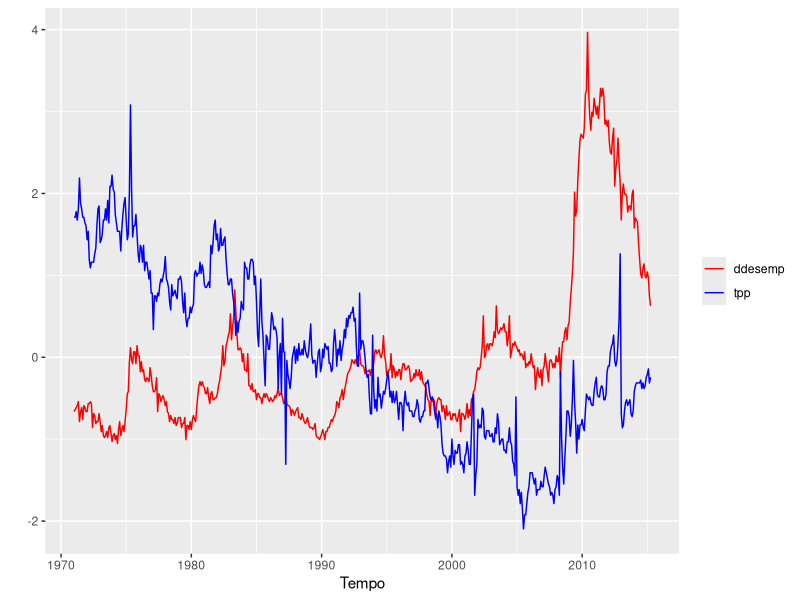

Reproduce this figure in R.
#!/bin/env Rscript

# Libraries
library("readxl")
library("ggplot2")


# Read the data
df <- read_xlsx("econ.xlsx")


# Filter for years >= 1971
df <- df[df$tempo >= "1971/01/01", ]


# Create a new data frame with adjusted `ddesemp` and `tpp` columns
ddesemp_mean <- mean(df$ddesemp)
ddesemp_sd <- sd(df$ddesemp)

tpp_mean <- mean(df$tpp)
tpp_sd <- sd(df$tpp)

df_adjusted <- data.frame(
    tempo = df[, c("tempo")],
    ddesemp = lapply(df[, c("ddesemp")], function(ddesemp) {
        (ddesemp - ddesemp_mean) / ddesemp_sd
    }),
    tpp = lapply(df[, c("tpp")], function(tpp) {
        (tpp - tpp_mean) / tpp_sd
    })
)

#  Then plot them and save the output
plot <- ggplot(df_adjusted, aes(x = tempo)) +
    geom_line(aes(y = ddesemp, color = "ddesemp")) +
    geom_line(aes(y = tpp, color = "tpp")) +
    xlab("Tempo") +
    ylab("") +
    scale_color_manual(values = c("red", "blue")) +
    theme(legend.title = element_blank())

ggsave(plot = plot, "output.png")
